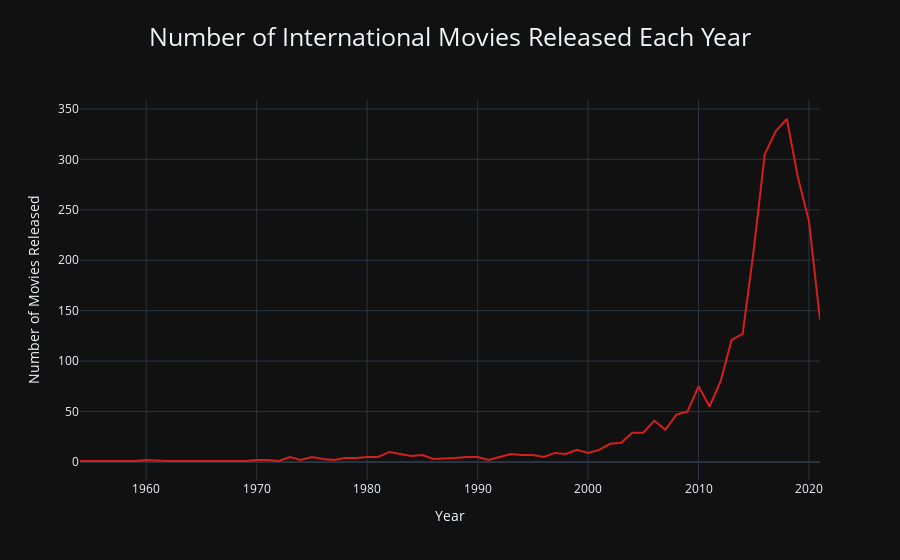

Notebook source saved alongside this figure:
### Code cell
international_movies_df = df[df['listed_in'].str.contains('International Movies')]

movies_released_per_year = international_movies_df.groupby('release_year').size().reset_index(name='count')

fig = px.line(movies_released_per_year, x='release_year', y='count', 
              title='Number of International Movies Released Each Year',
              labels={'release_year': 'Year', 'count': 'Number of Movies Released'},
              template='plotly_dark')
fig.update_traces(line_color='#D21F20', mode='lines', marker=None)
fig.update_layout(
    title={
        'text': "Number of International Movies Released Each Year",
        'y': 0.95,
        'x': 0.5,
        'xanchor': 'center',
        'yanchor': 'top',
        'font': {
            'size': 25
        }
    }
)
fig.show()

### Figure 1 — Plotly figure (JSON) as saved in the notebook; plotly's stock layout.template omitted (floating-point values rounded to 4 significant figures)
{"data": [{"hovertemplate": "Year=%{x}<br>Number of Movies Released=%{y}<extra></extra>", "legendgroup": "", "line": {"color": "#D21F20", "dash": "solid"}, "marker": {}, "mode": "lines", "name": "", "orientation": "v", "showlegend": false, "type": "scatter", "x": ["1954-01-01T00:00:00", "1956-01-01T00:00:00", "1958-01-01T00:00:00", "1959-01-01T00:00:00", "1960-01-01T00:00:00", "1962-01-01T00:00:00", "1964-01-01T00:00:00", "1966-01-01T00:00:00", "1967-01-01T00:00:00", "1968-01-01T00:00:00", "1969-01-01T00:00:00", "1970-01-01T00:00:00", "1971-01-01T00:00:00", "1972-01-01T00:00:00", "1973-01-01T00:00:00", "1974-01-01T00:00:00", "1975-01-01T00:00:00", "1976-01-01T00:00:00", "1977-01-01T00:00:00", "1978-01-01T00:00:00", "1979-01-01T00:00:00", "1980-01-01T00:00:00", "1981-01-01T00:00:00", "1982-01-01T00:00:00", "1983-01-01T00:00:00", "1984-01-01T00:00:00", "1985-01-01T00:00:00", "1986-01-01T00:00:00", "1988-01-01T00:00:00", "1989-01-01T00:00:00", "1990-01-01T00:00:00", "1991-01-01T00:00:00", "1992-01-01T00:00:00", "1993-01-01T00:00:00", "1994-01-01T00:00:00", "1995-01-01T00:00:00", "1996-01-01T00:00:00", "1997-01-01T00:00:00", "1998-01-01T00:00:00", "1999-01-01T00:00:00", "2000-01-01T00:00:00", "2001-01-01T00:00:00", "2002-01-01T00:00:00", "2003-01-01T00:00:00", "2004-01-01T00:00:00", "2005-01-01T00:00:00", "2006-01-01T00:00:00", "2007-01-01T00:00:00", "2008-01-01T00:00:00", "2009-01-01T00:00:00", "2010-01-01T00:00:00", "2011-01-01T00:00:00", "2012-01-01T00:00:00", "2013-01-01T00:00:00", "2014-01-01T00:00:00", "2015-01-01T00:00:00", "2016-01-01T00:00:00", "2017-01-01T00:00:00", "2018-01-01T00:00:00", "2019-01-01T00:00:00", "2020-01-01T00:00:00", "2021-01-01T00:00:00"], "xaxis": "x", "y": [1, 1, 1, 1, 2, 1, 1, 1, 1, 1, 1, 2, 2, 1, 5, 2, 5, 3, 2, 4, 4, 5, 5, 10, 8, 6, 7, 3, 4, 5, 5, 2, 5, 8, 7, 7, 5, 9, 8, 12, 9, 12, 18, 19, 29, 29, 41, 32, 47, 50, 75, 55, 80, 121, 127, 210, 305, 328, 340, 282, 239, 141], "yaxis": "y"}], "layout": {"legend": {"tracegroupgap": 0}, "title": {"font": {"size": 25}, "text": "Number of International Movies Released Each Year", "x": 0.5, "xanchor": "center", "y": 0.95, "yanchor": "top"}, "xaxis": {"anchor": "y", "domain": [0, 1], "title": {"text": "Year"}}, "yaxis": {"anchor": "x", "domain": [0, 1], "title": {"text": "Number of Movies Released"}}}}
